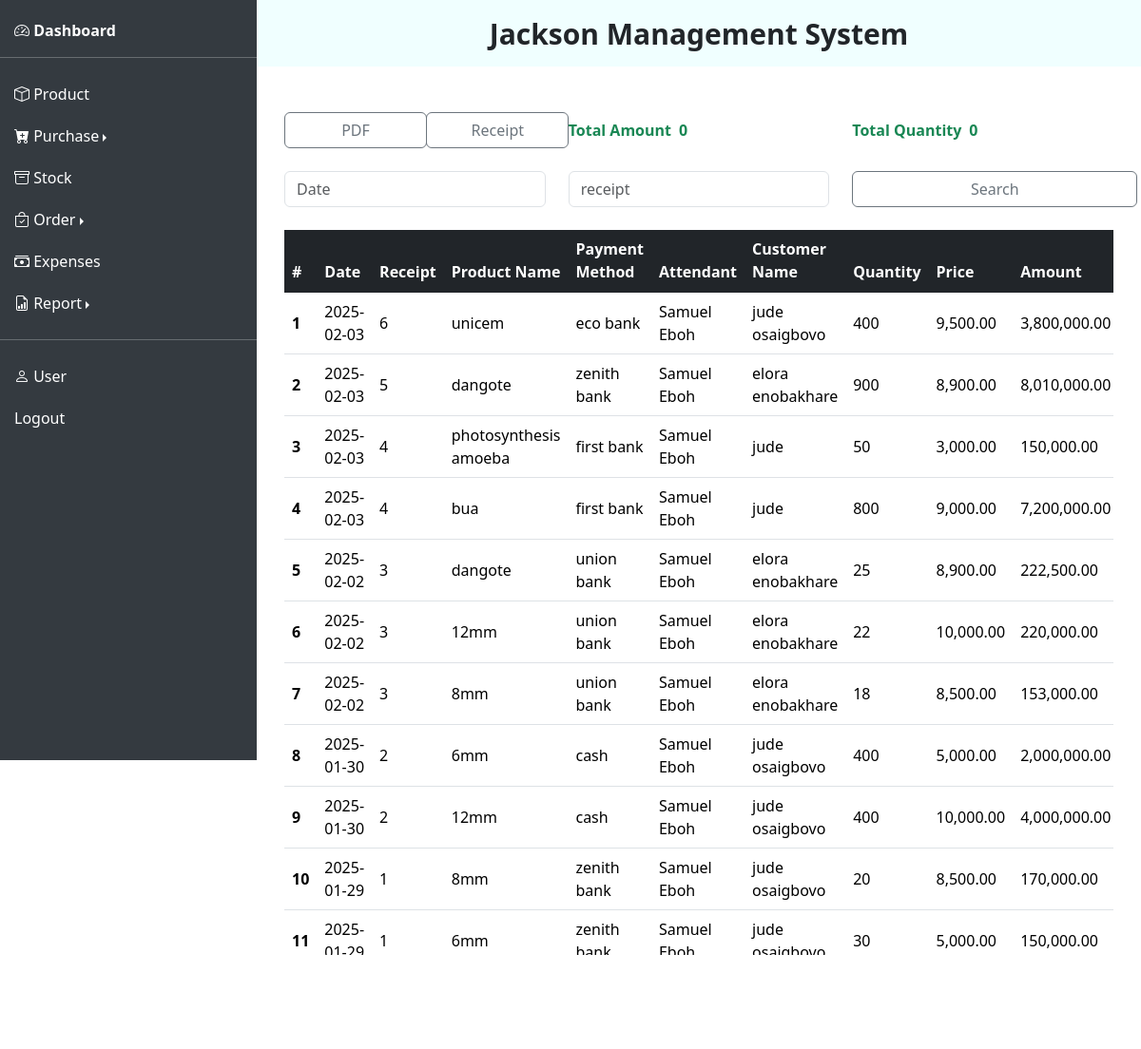
Screenshot of /sales-report (signed in) with the database file from the repository.
### app/models.py (models this page shows)
class OrderItem(Base):
    __tablename__ = "orderitem"
    id: Mapped[int] = mapped_column(primary_key=True)
    order_id: Mapped[int] = mapped_column(ForeignKey("order.id"))
    product_id: Mapped[int] = mapped_column(ForeignKey("product.id"))
    quantity: Mapped[int]
    price: Mapped[float]
    order = relationship("Order", back_populates="orderitems")
    product = relationship("Product", back_populates="orderitems")

class Order(Base):
    __tablename__ = "order"
    id: Mapped[int] = mapped_column(primary_key=True)
    user_id: Mapped[int] = mapped_column(ForeignKey("user.id"))
    order_date: Mapped[date] = mapped_column(Date)
    customer_name: Mapped[str] = mapped_column(nullable=True)
    customer_email: Mapped[str] = mapped_column(nullable=True)
    payment_method: Mapped[str]
    total_amount: Mapped[float]
    user = relationship("User", back_populates="orders")
    orderitems = relationship("OrderItem", back_populates="order")

class Product(Base):
    __tablename__ = "product"
    id: Mapped[int] = mapped_column(primary_key=True)
    product_name: Mapped[str] = mapped_column(unique=True, index=True)
    image_data: Mapped[bytes] = mapped_column(LargeBinary, nullable=True)
    purchases = relationship("Purchase", back_populates="product")
    stock = relationship("Stock", back_populates="product", uselist=False)
    orderitems = relationship("OrderItem", back_populates="product")

class User(Base):
    __tablename__ = "user"
    id:Mapped[int] = mapped_column(primary_key=True)
    email: Mapped[str] = mapped_column(unique=True, index=True)
    hashed_password: Mapped[str]
    fullname: Mapped[str]
    phone: Mapped[str] = mapped_column(default=True)
    is_active: Mapped[bool] = mapped_column(default=True)
    user_category: Mapped[str]
    address: Mapped[str] = mapped_column(nullable=True)
    next_of_kin: Mapped[str] = mapped_column(nullable=True)
    phone_next_of_kin: Mapped[str] = mapped_column(nullable=True)
    orders = relationship("Order", back_populates="user")

### app/router/sales_report.py (the view)
@router.get("/sales-report")
async def sales_report(request: Request, db: AsyncSession = Depends(get_db)):
    order_items = await crud_sale.get_all_order_item(db)
    return template.TemplateResponse("sales-report.html", {"request": request, "order_items": order_items})

### app/templates/sales-report.html (shortened to what this page needs)
{% extends "dashboard.html" %}
{% block content %}
    {% if order_items %}
        <div class="container-fluid position-relative">
            <div class="row g-4">
                <div class="col-12 col-xl-2">
                    <span id="pdfButton" class="btn btn-outline-secondary" style="width: 150px;">PDF</span>
                </div>
                <div class="col-12 col-xl-2">
                    <span id="receiptButton" class="btn btn-outline-secondary" style="width: 150px;">Receipt</span>
                </div>
                <div class="col-12 col-xl-4 d-flex flex-row">
                    <span class="me-2 text-success fw-semibold d-flex align-items-center">Total Amount</span><div id="totalAmount" class="text-success fw-bold d-flex align-items-center" style="width: fit-content;">0</div>
                </div>
                <div class="col-12 col-xl-4 d-flex flex-row">
                    <span class="me-2 text-success fw-semibold d-flex align-items-center">Total Quantity</span><div id="totalQuantity" class="text-success fw-bold d-flex align-items-center" style="width: fit-content;">0</div>
                </div>
                <div class="col-12 col-xl-4">
                    <input id="dateSearch" type="text" class="form-control" placeholder="Date" aria-label="Date">
                </div>
                <div class="col-12 col-xl-4">
                    <input id="search" type="text" class="form-control" placeholder="receipt" aria-label="Search...">
                </div>
                <div class="col-12 col-xl-4">
                    <button id="searchButton" class="btn btn-outline-secondary" style="width: 300px;">
                        <span id="buttonTextSearch" role="status">Search</span>
                    </button>
                </div>
                <div class="col-12">
                    <div class="table-responsive">
                        <table class="table table-hover align-middle">
                            <thead class="table-dark">
                              <tr>
                                <th scope="col">#</th>
                                <th scope="col">Date</th>
                                <th scope="col">Receipt</th>
                                <th scope="col">Product Name</th>
                                <th scope="col">Payment Method</th>
                                <th scope="col">Attendant</th>
                                <th scope="col">Customer Name</th>
                                <th scope="col">Quantity</th>
                                <th scope="col">Price</th>
                                <th scope="col">Amount</th>
                              </tr>
                            </thead>
                            <tbody class="table-group-divider">
                              {% for order_item in order_items %}
                                <tr>
                                    <th scope="row">{{ loop.index }}</th>
                                    <td>{{ order_item.order.order_date }}</td>
                                    <td>{{ order_item.order.id }}</td>
                                    <td>{{ order_item.product.product_name }}</td>
                                    <td>{{ order_item.order.payment_method }}</td>
                                    <td>{{ order_item.order.user.fullname }}</td>
                                    <td>{{ order_item.order.customer_name if order_item.order.customer_name is not none else "N/A" }}</td>
                                    <td>{{ order_item.quantity }}</td>
                                    <td>{{ "{:,.2f}".format(order_item.price) }}</td>
                                    <td>{{ "{:,.2f}".format(order_item.price * order_item.quantity) }}</td>
                                </tr>
                              {% endfor %}
                            </tbody>
                        </table>
                    </div>
                </div>
            </div>
        </div>
    {% else %}
        <div class="container-fluid"><h3 class="fw-bold text-center" style="color: crimson; font-family: sans-serif;">No registered sales</h3></div>
    {% endif %}
{% endblock %}

### rows the page displays
OrderItem: order.order_date "2025-02-03", order.id "6", product.product_name "unicem", order.payment_method "eco bank", order.user.fullname "Samuel Eboh", order "jude osaigbovo", quantity "400", price "9,500.00", order_item.price*order_item.quantity "3,800,000.00"
OrderItem: order.order_date "2025-02-03", order.id "5", product.product_name "dangote", order.payment_method "zenith bank", order.user.fullname "Samuel Eboh", order "elora enobakhare", quantity "900", price "8,900.00", order_item.price*order_item.quantity "8,010,000.00"
OrderItem: order.order_date "2025-02-03", order.id "4", product.product_name "photosynthesis amoeba", order.payment_method "first bank", order.user.fullname "Samuel Eboh", order "jude", quantity "50", price "3,000.00", order_item.price*order_item.quantity "150,000.00"
OrderItem: order.order_date "2025-02-03", order.id "4", product.product_name "bua", order.payment_method "first bank", order.user.fullname "Samuel Eboh", order "jude", quantity "800", price "9,000.00", order_item.price*order_item.quantity "7,200,000.00"
OrderItem: order.order_date "2025-02-02", order.id "3", product.product_name "dangote", order.payment_method "union bank", order.user.fullname "Samuel Eboh", order "elora enobakhare", quantity "25", price "8,900.00", order_item.price*order_item.quantity "222,500.00"
OrderItem: order.order_date "2025-02-02", order.id "3", product.product_name "12mm", order.payment_method "union bank", order.user.fullname "Samuel Eboh", order "elora enobakhare", quantity "22", price "10,000.00", order_item.price*order_item.quantity "220,000.00"
OrderItem: order.order_date "2025-02-02", order.id "3", product.product_name "8mm", order.payment_method "union bank", order.user.fullname "Samuel Eboh", order "elora enobakhare", quantity "18", price "8,500.00", order_item.price*order_item.quantity "153,000.00"
OrderItem: order.order_date "2025-01-30", order.id "2", product.product_name "6mm", order.payment_method "cash", order.user.fullname "Samuel Eboh", order "jude osaigbovo", quantity "400", price "5,000.00", order_item.price*order_item.quantity "2,000,000.00"
OrderItem: order.order_date "2025-01-30", order.id "2", product.product_name "12mm", order.payment_method "cash", order.user.fullname "Samuel Eboh", order "jude osaigbovo", quantity "400", price "10,000.00", order_item.price*order_item.quantity "4,000,000.00"
OrderItem: order.order_date "2025-01-29", order.id "1", product.product_name "8mm", order.payment_method "zenith bank", order.user.fullname "Samuel Eboh", order "jude osaigbovo", quantity "20", price "8,500.00", order_item.price*order_item.quantity "170,000.00"
OrderItem: order.order_date "2025-01-29", order.id "1", product.product_name "6mm", order.payment_method "zenith bank", order.user.fullname "Samuel Eboh", order "jude osaigbovo", quantity "30", price "5,000.00", order_item.price*order_item.quantity "150,000.00"
